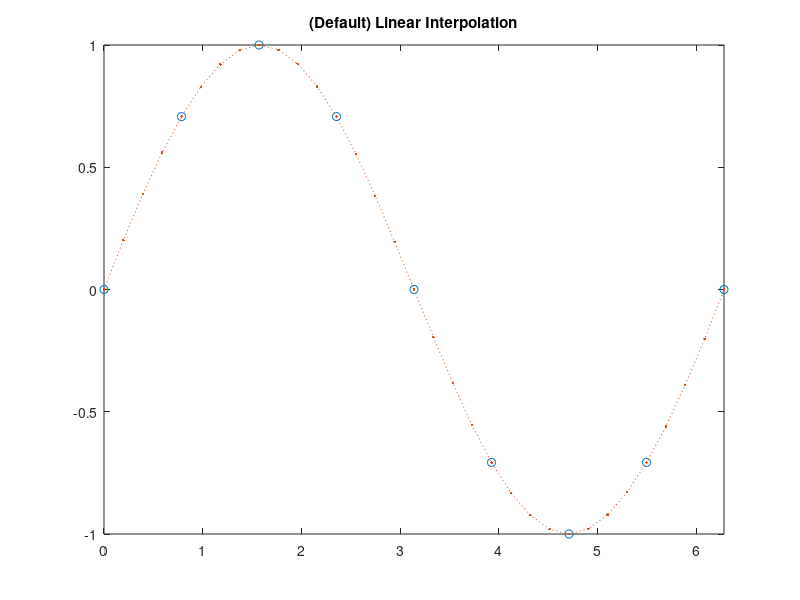

Write the MATLAB code that produced this figure.
x = 0 : pi/4 : 2*pi;
x
v = sin(x);
v
xq = 0: pi/16: 2*pi;
xq

figure
vq1 = interp1(x,v,xq,'spline');
plot(x,v,'o',xq,vq1,':.');
xlim([0 2*pi]);
title('(Default) Linear Interpolation');